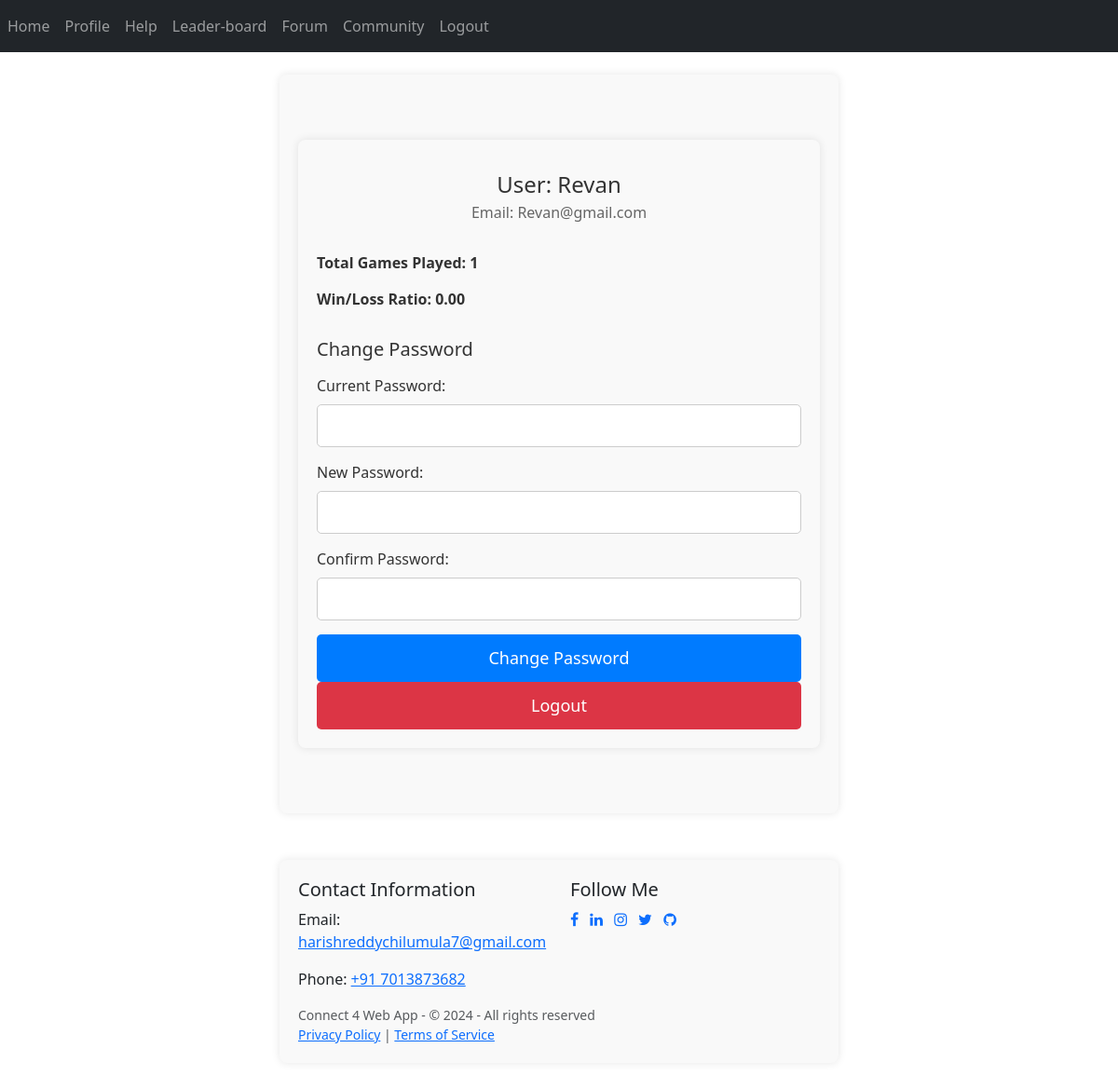
The page /profile (signed in) on the database its author committed.
### website/models.py (models this page shows)
class User(db.Model, UserMixin):
    id = db.Column(db.Integer, primary_key=True)
    email = db.Column(db.String(150), unique=True, nullable=False)
    password = db.Column(db.String(150), nullable=False)
    first_name = db.Column(db.String(150), nullable=False)
    games = db.relationship('Game', backref='player', lazy=True)

class Game(db.Model):
    id = db.Column(db.Integer, primary_key=True)
    user_id = db.Column(db.Integer, db.ForeignKey('user.id'), nullable=False)
    played = db.Column(db.Integer, nullable=False, default=0)
    won = db.Column(db.Integer, nullable=False, default=0)
    draw = db.Column(db.Integer, nullable=False, default=0)

### website/views.py (the view)
@views.route('/profile', methods=['GET','POST'])
@login_required
def profile():
    if  request.method == "POST":
        flash('Password succesfully!',category='success')
        return render_template('home.html',user=current_user)
    game=Game.query.filter_by(user_id=current_user.id).first()
    return render_template('profile.html',user=current_user,game=game)

### website/__init__.py (called while the page is built)
def create_app():
    app = Flask(__name__)
    app.config['SECRET_KEY'] = 'hjshjhdjah kjshkjdhjs'
    app.config['SQLALCHEMY_DATABASE_URI'] = f'sqlite:///{DB_NAME}'
    db.init_app(app)
    from .views import views
    from .auth import auth
    app.register_blueprint(views, url_prefix='/')
    app.register_blueprint(auth, url_prefix='/')
    from .models import User, Game
    with app.app_context():
        db.create_all()
    login_manager = LoginManager()
    login_manager.login_view = 'auth.login'
    login_manager.init_app(app)
    @login_manager.user_loader
    def load_user(id):
        return User.query.get(int(id))
    return app

### website/templates/profile.html (shortened to what this page needs)
{% extends "base.html" %}
{% block content %}
<div class="container">
    <div class="profile-info">
        <div class="profile-name">User: {{ user.first_name }}</div>
        <div class="profile-email">Email: {{ user.email }}</div>
    </div>
    <div class="stats">
        <div class="stats-item">
            <strong>Total Games Played: {{game.played}}</strong>
        </div>
        <div class="stats-item">
            <strong>Win/Loss Ratio:{%if game.played- game.won !=0:%}
                {{'%0.2f'|format(game.won/(game.played-game.won))}}
                {%else:%}
                {{'N/A'}}
                {%endif%}
            </strong>
        </div>
    </div>
    <div class="change-password-form">
        <h3>Change Password</h3>
        <form action="/changepassword" method="post">
            <label for="current-password">Current Password:</label>
            <input type="password" id="current-password" name="current-password" required>
            <label for="new-password">New Password:</label>
            <input type="password" id="new-password" name="new-password" required>
            <label for="confirm-password">Confirm Password:</label>
            <input type="password" id="confirm-password" name="confirm-password" required>
            <input type="submit" value="Change Password">
        </form>
    </div>
    <a href="/logout" class="logout-btn">Logout</a>
</div>
{% endblock %}

### website/templates/profile.html (style rules this page uses)
.container { max-width: 600px; margin: 50px auto; padding: 20px; background-color: #f9f9f9; border-radius: 8px; box-shadow: 0 0 10px rgba(0, 0, 0, 0.1); }
.profile-info { text-align: center; margin-bottom: 30px; }
.profile-name { margin-top: 10px; font-size: 24px; color: #333; }
.profile-email { color: #666; margin-bottom: 20px; }
.stats { margin-bottom: 30px; }
.stats-item { margin-bottom: 15px; font-size: 16px; color: #333; }
.change-password-form { margin-top: 30px; }
.change-password-form h3 { margin-bottom: 15px; font-size: 20px; color: #333; }
.change-password-form label { display: block; margin-bottom: 8px; color: #333; }
.change-password-form input[type="password"] { width: 100%; padding: 10px; margin-bottom: 15px; border: 1px solid #ccc; border-radius: 5px; font-size: 16px; }
.change-password-form input[type="submit"] { display: block; width: 100%; padding: 12px; background-color: #007bff; color: #fff; border: none; border-radius: 5px; cursor: pointer; font-size: 18px; transition: background-color 0.3s ease; }
.logout-btn { display: block; width: 100%; padding: 12px; background-color: #dc3545; color: #fff; border: none; border-radius: 5px; cursor: pointer; font-size: 18px; text-align: center; text-decoration: none; transition: background-color 0.3s ease; }

### rows shown on the page
User: first_name "Revan", email "Revan@gmail.com"
Game: played "1", game.won/(game.played-game.won) "0.00"
